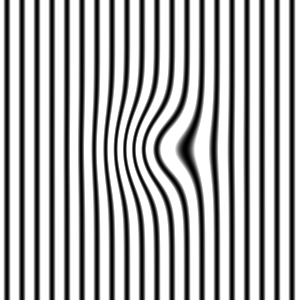
%> input picture MATLAB/201804/shatter11.bmp, 300 x 300 px
$ octave Untitled.m   (GNU Octave 9; MATLAB toolbox functions it lacks are replaced by stand-ins)
%> lines starting %> are read from the running program, lines starting %| are printed output that depends on the picture; in (x1, y1, x2, y2) boxes, pixels count from 0 and x2, y2 are one past the last pixel; in counts of white or black regions, pixels touching at a corner belong together; the program's own positions count from 1
%> further down, I1 is the input picture: size 300x300 uint8; min 0, max 255, mean 173.7
### MATLAB/201804/GauseHighPass.m
function HighPass=GauseHighPass(ima,Do)
%> called with Do = 1
% 本函的功能为：实现高斯高通滤波原理
%             H(u,v)=1-exp(-D(u,v)^2/(2*Do^2)); sigma=Do,ima为源图像，sigma是标准偏差
[Row,Col]=size(ima);
%> Row = 300; Col = 300
ima=im2double(ima);
for ix=1:Row %滤波中心化
    for iy=1:Col
            ima(ix,iy)=(-1)^(ix+iy)*ima(ix,iy);
    end
end
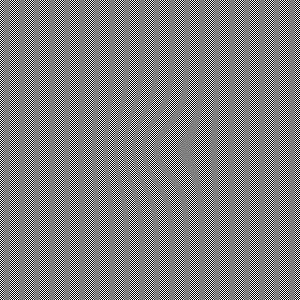
%> ima: size 300x300 double; min -1, max 1, mean 1.31e-06; drawn with min black and max white
FourIma=fft2(ima);%中心变换后的傅立叶变换
[FRow,FCol]=size(FourIma);
%> FRow = 300; FCol = 300

for u=1:FRow%Do的高斯高通滤波器
    for v=1:FCol
        D(u,v)=[(u-Row/2)^2+(v-Col/2)^2]^0.5;
        factc=-D(u,v)^2/(2*Do^2);
        H(u,v)=1-exp(factc);
        G(u,v)=H(u,v)*FourIma(u,v);
    end
end
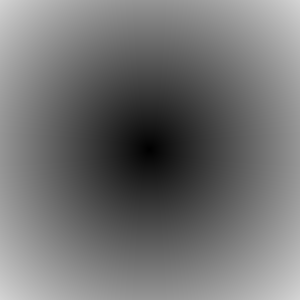
%> D: size 300x300 double; min 0, max 212.1, mean 114.8
IFourIma=ifft2(G);%高斯高通滤波后的反傅立叶变换
for ix=1:FRow %反傅立叶变换后*(-1)^(x+y)并取实部
    for iy=1:FCol
        HighPass(ix,iy)=(-1)^(ix+iy)*IFourIma(ix,iy);
    end
end
HighPass=real(HighPass);

### MATLAB/201804/Untitled.m
clear;close all
clf;

% h=fspecial('gaussian',9,1);%产生高斯低通滤波器 %sigma的取值估可以试1,2^2, 3^2……
% hsize表示模板尺寸，默认值为[3 3]，sigma为滤波器的标准差，单位为像素，默认值为0.5.
% gaussian是指高斯分布，即滤波器类型，高斯低通滤波器。hsize是显示的模板，默认[3 3],所以显示的是3*3的矩阵，sigma是标准偏差

I1=imread('shatter11.bmp','bmp'); %I11=double(I11);
I11=double(GauseHighPass(I1,1)); %高斯高通滤波器
I2=imread('shatter12.bmp','bmp'); %I12=double(I12);
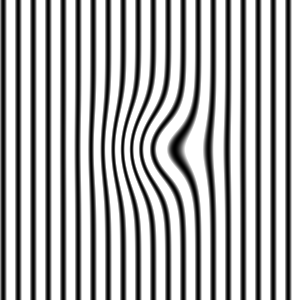
%> input picture MATLAB/201804/shatter12.bmp, 300 x 300 px
%> I2 is the input picture: size 300x300 uint8; min 0, max 255, mean 173.9
I12=double(GauseHighPass(I2,1)); %高斯高通滤波器
%> call 2 of GauseHighPass, with Do = 1
%> after the loop in GauseHighPass (call 2), `for ix=1:Row`:
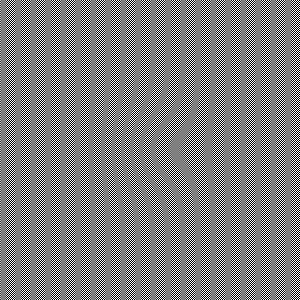
%> ima: size 300x300 double; min -1, max 1, mean 5.36e-06; drawn with min black and max white

[width,height]=size(I11);%获得图片的尺寸
%> width = 300; height = 300

 he=0;
 sumhe=0;

for i=1:width
    for j=1:height
        he= sum(I11(i,j).*I11(i,j));
        sumhe=he+sumhe;
    end
end
%> after the loop, sumhe = 30007.3
        norm1 = sqrt(sumhe);
%> norm1 = 173.2
        I13(i,j) = I11(i,j)./norm1;
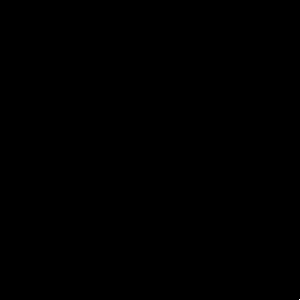
%> I13: size 300x300 double; values 0 (black) and 0.00433 (white), 0% white in thin lines or dots, all inside (x1, y1, x2, y2) = (299, 299, 300, 300)

 he1=0;
 sumhe1=0;

for i=1:width
    for j=1:height
        he1 = sum(I12(i,j).*I13(i,j));
        sumhe1=he1+sumhe1;
    end
end
%> after the loop, sumhe1 = 0.00324
         proj = sumhe1.*I13(i,j);
%> proj = 1.4e-05
         I14(i,j) = I12(i,j)-proj;

he2=0;
sumhe2=0;

 for i=1:width
    for j=1:height
        he2 = sum(I14(i,j).*I14(i,j));
        sumhe2 = he1+sumhe1;
    end
end
        norm2 = sqrt(sumhe2);
%> norm2 = 0.0805
        I15(i,j) = I14(i,j)./norm2;


Phi = -atan2(I15,I13) %包裹相位
title('变形条纹相位');
imshow(Phi');
% [29 lines of commented-out code are left out]
